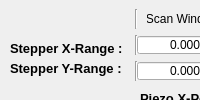
  <widget class="QDockWidget" name="scan_control_dockWidget">
   <property name="maximumSize">
    <size>
     <width>524287</width>
     <height>180</height>
    </size>
   </property>
   <property name="windowTitle">
    <string>Scan parameters</string>
   </property>
   <attribute name="dockWidgetArea">
    <number>8</number>
   </attribute>
   <widget class="QWidget" name="dockWidgetContents_3">
    <widget class="Line" name="line">
     <property name="geometry">
      <rect>
       <x>128</x>
       <y>9</y>
       <width>16</width>
       <height>20</height>
      </rect>
     </property>
     <property name="orientation">
      <enum>Qt::Vertical</enum>
     </property>
    </widget>
    <widget class="QLabel" name="scanrangeLabel">
     <property name="geometry">
      <rect>
       <x>147</x>
       <y>9</y>
       <width>71</width>
       <height>20</height>
      </rect>
     </property>
     <property name="text">
      <string>Scan Window</string>
     </property>
     <property name="alignment">
      <set>Qt::AlignCenter</set>
     </property>
    </widget>
    <widget class="Line" name="line_2">
     <property name="geometry">
      <rect>
       <x>128</x>
       <y>35</y>
       <width>16</width>
       <height>20</height>
      </rect>
     </property>
     <property name="orientation">
      <enum>Qt::Vertical</enum>
     </property>
    </widget>
    <widget class="ScienDSpinBox" name="x_min_InputWidget">
     <property name="geometry">
      <rect>
       <x>137</x>
       <y>35</y>
       <width>70</width>
       <height>20</height>
      </rect>
     </property>
     <property name="sizePolicy">
      <sizepolicy hsizetype="Expanding" vsizetype="Fixed">
       <horstretch>0</horstretch>
       <verstretch>0</verstretch>
      </sizepolicy>
     </property>
     <property name="minimumSize">
      <size>
       <width>70</width>
       <height>0</height>
      </size>
     </property>
     <property name="maximumSize">
      <size>
       <width>50</width>
       <height>16777215</height>
      </size>
     </property>
     <property name="mouseTracking">
      <bool>true</bool>
     </property>
     <property name="focusPolicy">
      <enum>Qt::WheelFocus</enum>
     </property>
     <property name="acceptDrops">
      <bool>true</bool>
     </property>
     <property name="toolTip">
      <string>&lt;html&gt;&lt;head/&gt;&lt;body&gt;&lt;p&gt;&lt;span style=&quot; font-size:10pt; font-weight:600;&quot;&gt;X_Min&lt;/span&gt;&lt;/p&gt;&lt;/body&gt;&lt;/html&gt;</string>
     </property>
     <property name="alignment">
      <set>Qt::AlignRight|Qt::AlignTrailing|Qt::AlignVCenter</set>
     </property>
     <property name="buttonSymbols">
      <enum>QAbstractSpinBox::NoButtons</enum>
     </property>
     <property name="accelerated">
      <bool>true</bool>
     </property>
     <property name="decimals">
      <number>3</number>
     </property>
     <property name="minimum">
      <double>-200.000000000000000</double>
     </property>
     <property name="maximum">
      <double>200.000000000000000</double>
     </property>
     <property name="singleStep">
      <double>0.100000000000000</double>
     </property>
    </widget>
    <widget class="ScienDSpinBox" name="x_max_InputWidget">
     <property name="geometry">
      <rect>
       <x>213</x>
       <y>35</y>
       <width>70</width>
       <height>20</height>
      </rect>
     </property>
     <property name="sizePolicy">
      <sizepolicy hsizetype="Expanding" vsizetype="Fixed">
       <horstretch>0</horstretch>
       <verstretch>0</verstretch>
      </sizepolicy>
     </property>
     <property name="minimumSize">
      <size>
       <width>70</width>
       <height>0</height>
      </size>
     </property>
     <property name="maximumSize">
      <size>
       <width>50</width>
       <height>16777215</height>
      </size>
     </property>
     <property name="mouseTracking">
      <bool>true</bool>
     </property>
     <property name="focusPolicy">
      <enum>Qt::WheelFocus</enum>
     </property>
     <property name="acceptDrops">
      <bool>true</bool>
     </property>
     <property name="toolTip">
      <string>&lt;html&gt;&lt;head/&gt;&lt;body&gt;&lt;p&gt;&lt;span style=&quot; font-size:10pt; font-weight:600;&quot;&gt;X_Max&lt;/span&gt;&lt;/p&gt;&lt;/body&gt;&lt;/html&gt;</string>
     </property>
     <property name="alignment">
      <set>Qt::AlignRight|Qt::AlignTrailing|Qt::AlignVCenter</set>
     </property>
     <property name="buttonSymbols">
      <enum>QAbstractSpinBox::NoButtons</enum>
     </property>
     <property name="accelerated">
      <bool>true</bool>
     </property>
     <property name="decimals">
      <number>3</number>
     </property>
     <property name="minimum">
      <double>-200.000000000000000</double>
     </property>
     <property name="maximum">
      <double>200.000000000000000</double>
     </property>
    </widget>
    <widget class="QSlider" name="x_SliderWidget">
     <property name="geometry">
      <rect>
       <x>289</x>
       <y>35</y>
       <width>411</width>
       <height>19</height>
      </rect>
     </property>
     <property name="minimumSize">
      <size>
       <width>150</width>
       <height>0</height>
      </size>
     </property>
     <property name="singleStep">
      <number>1</number>
     </property>
     <property name="orientation">
      <enum>Qt::Horizontal</enum>
     </property>
     <property name="tickPosition">
      <enum>QSlider::TicksAbove</enum>
     </property>
    </widget>
    <widget class="ScienDSpinBox" name="x_current_InputWidget">
     <property name="geometry">
      <rect>
       <x>720</x>
       <y>35</y>
       <width>70</width>
       <height>20</height>
      </rect>
     </property>
     <property name="sizePolicy">
      <sizepolicy hsizetype="Expanding" vsizetype="Fixed">
       <horstretch>0</horstretch>
       <verstretch>0</verstretch>
      </sizepolicy>
     </property>
     <property name="minimumSize">
      <size>
       <width>70</width>
       <height>0</height>
      </size>
     </property>
     <property name="maximumSize">
      <size>
       <width>50</width>
       <height>16777215</height>
      </size>
     </property>
     <property name="mouseTracking">
      <bool>true</bool>
     </property>
     <property name="focusPolicy">
      <enum>Qt::WheelFocus</enum>
     </property>
     <property name="acceptDrops">
      <bool>true</bool>
     </property>
     <property name="toolTip">
      <string>&lt;html&gt;&lt;head/&gt;&lt;body&gt;&lt;p&gt;&lt;span style=&quot; font-size:10pt; font-weight:600;&quot;&gt;X-position&lt;/span&gt;&lt;/p&gt;&lt;/body&gt;&lt;/html&gt;</string>
     </property>
     <property name="alignment">
      <set>Qt::AlignRight|Qt::AlignTrailing|Qt::AlignVCenter</set>
     </property>
     <property name="buttonSymbols">
      <enum>QAbstractSpinBox::NoButtons</enum>
     </property>
     <property name="accelerated">
      <bool>true</bool>
     </property>
     <property name="decimals">
      <number>3</number>
     </property>
     <property name="minimum">
      <double>-1000.000000000000000</double>
     </property>
     <property name="maximum">
      <double>1000.000000000000000</double>
     </property>
     <property name="singleStep">
      <double>0.010000000000000</double>
     </property>
    </widget>
    <widget class="Line" name="line_3">
     <property name="geometry">
      <rect>
       <x>128</x>
       <y>61</y>
       <width>16</width>
       <height>20</height>
      </rect>
     </property>
     <property name="orientation">
      <enum>Qt::Vertical</enum>
     </property>
    </widget>
    <widget class="ScienDSpinBox" name="y_min_InputWidget">
     <property name="geometry">
      <rect>
       <x>137</x>
       <y>61</y>
       <width>70</width>
       <height>20</height>
      </rect>
     </property>
     <property name="sizePolicy">
      <sizepolicy hsizetype="Expanding" vsizetype="Fixed">
       <horstretch>0</horstretch>
       <verstretch>0</verstretch>
      </sizepolicy>
     </property>
     <property name="minimumSize">
      <size>
       <width>70</width>
       <height>0</height>
      </size>
     </property>
     <property name="maximumSize">
      <size>
       <width>50</width>
       <height>16777215</height>
      </size>
     </property>
     <property name="mouseTracking">
      <bool>true</bool>
     </property>
     <property name="focusPolicy">
      <enum>Qt::WheelFocus</enum>
     </property>
     <property name="acceptDrops">
      <bool>true</bool>
     </property>
     <property name="toolTip">
      <string>&lt;html&gt;&lt;head/&gt;&lt;body&gt;&lt;p&gt;&lt;span style=&quot; font-size:10pt; font-weight:600;&quot;&gt;Y_Min&lt;/span&gt;&lt;/p&gt;&lt;/body&gt;&lt;/html&gt;</string>
     </property>
     <property name="alignment">
      <set>Qt::AlignRight|Qt::AlignTrailing|Qt::AlignVCenter</set>
     </property>
     <property name="buttonSymbols">
      <enum>QAbstractSpinBox::NoButtons</enum>
     </property>
     <property name="accelerated">
      <bool>true</bool>
     </property>
     <property name="decimals">
      <number>3</number>
     </property>
     <property name="minimum">
      <double>-200.000000000000000</double>
     </property>
     <property name="maximum">
      <double>200.000000000000000</double>
     </property>
    </widget>
    <widget class="ScienDSpinBox" name="y_max_InputWidget">
     <property name="geometry">
      <rect>
       <x>213</x>
       <y>61</y>
       <width>70</width>
       <height>20</height>
      </rect>
     </property>
     <property name="sizePolicy">
      <sizepolicy hsizetype="Expanding" vsizetype="Fixed">
       <horstretch>0</horstretch>
       <verstretch>0</verstretch>
      </sizepolicy>
     </property>
     <property name="minimumSize">
      <size>
       <width>70</width>
       <height>0</height>
      </size>
     </property>
     <property name="maximumSize">
      <size>
       <width>50</width>
       <height>16777215</height>
      </size>
     </property>
     <property name="mouseTracking">
      <bool>true</bool>
     </property>
     <property name="focusPolicy">
      <enum>Qt::WheelFocus</enum>
     </property>
     <property name="acceptDrops">
      <bool>true</bool>
     </property>
     <property name="toolTip">
      <string>&lt;html&gt;&lt;head/&gt;&lt;body&gt;&lt;p&gt;&lt;span style=&quot; font-size:10pt; font-weight:600;&quot;&gt;Y_Max&lt;/span&gt;&lt;/p&gt;&lt;/body&gt;&lt;/html&gt;</string>
     </property>
     <property name="alignment">
      <set>Qt::AlignRight|Qt::AlignTrailing|Qt::AlignVCenter</set>
     </property>
     <property name="buttonSymbols">
      <enum>QAbstractSpinBox::NoButtons</enum>
     </property>
     <property name="accelerated">
      <bool>true</bool>
     </property>
     <property name="decimals">
      <number>3</number>
     </property>
     <property name="minimum">
      <double>-200.000000000000000</double>
     </property>
     <property name="maximum">
      <double>200.000000000000000</double>
     </property>
    </widget>
    <widget class="QSlider" name="y_SliderWidget">
     <property name="geometry">
      <rect>
       <x>289</x>
       <y>61</y>
       <width>411</width>
       <height>19</height>
      </rect>
     </property>
     <property name="sizePolicy">
      <sizepolicy hsizetype="Expanding" vsizetype="Fixed">
       <horstretch>0</horstretch>
       <verstretch>0</verstretch>
      </sizepolicy>
     </property>
     <property name="minimumSize">
      <size>
       <width>150</width>
       <height>0</height>
      </size>
     </property>
     <property name="sizeIncrement">
      <size>
       <width>0</width>
       <height>0</height>
      </size>
     </property>
     <property name="baseSize">
      <size>
       <width>0</width>
       <height>0</height>
      </size>
     </property>
     <property name="focusPolicy">
      <enum>Qt::StrongFocus</enum>
     </property>
     <property name="orientation">
      <enum>Qt::Horizontal</enum>
     </property>
     <property name="tickPosition">
      <enum>QSlider::TicksAbove</enum>
     </property>
    </widget>
    <widget class="ScienDSpinBox" name="y_current_InputWidget">
     <property name="geometry">
      <rect>
       <x>720</x>
       <y>60</y>
       <width>70</width>
       <height>20</height>
      </rect>
     </property>
     <property name="sizePolicy">
      <sizepolicy hsizetype="Expanding" vsizetype="Fixed">
       <horstretch>0</horstretch>
       <verstretch>0</verstretch>
      </sizepolicy>
     </property>
     <property name="minimumSize">
      <size>
       <width>70</width>
       <height>0</height>
      </size>
     </property>
     <property name="maximumSize">
      <size>
       <width>50</width>
       <height>16777215</height>
      </size>
     </property>
     <property name="mouseTracking">
      <bool>true</bool>
     </property>
     <property name="focusPolicy">
      <enum>Qt::WheelFocus</enum>
     </property>
     <property name="acceptDrops">
      <bool>true</bool>
     </property>
     <property name="toolTip">
      <string>&lt;html&gt;&lt;head/&gt;&lt;body&gt;&lt;p&gt;&lt;span style=&quot; font-size:10pt; font-weight:600;&quot;&gt;Y-position&lt;/span&gt;&lt;/p&gt;&lt;/body&gt;&lt;/html&gt;</string>
     </property>
     <property name="alignment">
      <set>Qt::AlignRight|Qt::AlignTrailing|Qt::AlignVCenter</set>
     </property>
     <property name="buttonSymbols">
      <enum>QAbstractSpinBox::NoButtons</enum>
     </property>
     <property name="accelerated">
      <bool>true</bool>
     </property>
     <property name="decimals">
      <number>3</number>
     </property>
     <property name="minimum">
      <double>-1000.000000000000000</double>
     </property>
     <property name="maximum">
      <double>1000.000000000000000</double>
     </property>
     <property name="singleStep">
      <double>0.010000000000000</double>
     </property>
    </widget>
    <widget class="QSlider" name="xp_SliderWidget">
     <property name="geometry">
      <rect>
       <x>289</x>
       <y>85</y>
       <width>411</width>
       <height>19</height>
      </rect>
     </property>
     <property name="minimumSize">
      <size>
       <width>150</width>
       <height>0</height>
      </size>
     </property>
     <property name="orientation">
      <enum>Qt::Horizontal</enum>
     </property>
    </widget>
    <widget class="ScienDSpinBox" name="xp_current_InputWidget">
     <property name="geometry">
      <rect>
       <x>720</x>
       <y>85</y>
       <width>70</width>
       <height>20</height>
      </rect>
     </property>
     <property name="sizePolicy">
      <sizepolicy hsizetype="Expanding" vsizetype="Fixed">
       <horstretch>0</horstretch>
       <verstretch>0</verstretch>
      </sizepolicy>
     </property>
     <property name="minimumSize">
      <size>
       <width>70</width>
       <height>0</height>
      </size>
     </property>
     <property name="maximumSize">
      <size>
       <width>50</width>
       <height>16777215</height>
      </size>
     </property>
     <property name="mouseTracking">
      <bool>true</bool>
     </property>
     <property name="focusPolicy">
      <enum>Qt::WheelFocus</enum>
     </property>
     <property name="acceptDrops">
      <bool>true</bool>
     </property>
     <property name="toolTip">
      <string>&lt;html&gt;&lt;head/&gt;&lt;body&gt;&lt;p&gt;&lt;span style=&quot; font-size:10pt; font-weight:600;&quot;&gt;Z-position&lt;/span&gt;&lt;/p&gt;&lt;/body&gt;&lt;/html&gt;</string>
     </property>
     <property name="alignment">
      <set>Qt::AlignRight|Qt::AlignTrailing|Qt::AlignVCenter</set>
     </property>
     <property name="buttonSymbols">
      <enum>QAbstractSpinBox::NoButtons</enum>
     </property>
     <property name="decimals">
      <number>3</number>
     </property>
     <property name="minimum">
      <double>-1000.000000000000000</double>
     </property>
     <property name="maximum">
      <double>1000.000000000000000</double>
     </property>
     <property name="singleStep">
      <double>0.010000000000000</double>
     </property>
    </widget>
    <widget class="QLabel" name="superpxLabel">
     <property name="geometry">
      <rect>
       <x>820</x>
       <y>10</y>
       <width>57</width>
       <height>16</height>
      </rect>
     </property>
     <property name="text">
      <string>Superpixel</string>
     </property>
     <property name="alignment">
      <set>Qt::AlignCenter</set>
     </property>
    </widget>
    <widget class="QLabel" name="spx_sizeLabel">
     <property name="geometry">
      <rect>
       <x>810</x>
       <y>50</y>
       <width>81</width>
       <height>16</height>
      </rect>
     </property>
     <property name="sizePolicy">
      <sizepolicy hsizetype="Fixed" vsizetype="Preferred">
       <horstretch>0</horstretch>
       <verstretch>0</verstretch>
      </sizepolicy>
     </property>
     <property name="font">
      <font>
       <pointsize>10</pointsize>
       <weight>75</weight>
       <bold>true</bold>
      </font>
     </property>
     <property name="text">
      <string>Resolution :</string>
     </property>
     <property name="scaledContents">
      <bool>false</bool>
     </property>
    </widget>
    <widget class="QLabel" name="spx_overlapLabel">
     <property name="geometry">
      <rect>
       <x>810</x>
       <y>80</y>
       <width>61</width>
       <height>16</height>
      </rect>
     </property>
     <property name="sizePolicy">
      <sizepolicy hsizetype="Fixed" vsizetype="Preferred">
       <horstretch>0</horstretch>
       <verstretch>0</verstretch>
      </sizepolicy>
     </property>
     <property name="font">
      <font>
       <pointsize>10</pointsize>
       <weight>75</weight>
       <bold>true</bold>
      </font>
     </property>
     <property name="text">
      <string>Overlap :</string>
     </property>
    </widget>
    <widget class="QSpinBox" name="spx_size_InputWidget">
     <property name="geometry">
      <rect>
       <x>900</x>
       <y>50</y>
       <width>50</width>
       <height>20</height>
      </rect>
     </property>
     <property name="sizePolicy">
      <sizepolicy hsizetype="Expanding" vsizetype="Fixed">
       <horstretch>0</horstretch>
       <verstretch>0</verstretch>
      </sizepolicy>
     </property>
     <property name="maximumSize">
      <size>
       <width>50</width>
       <height>16777215</height>
      </size>
     </property>
     <property name="mouseTracking">
      <bool>true</bool>
     </property>
     <property name="focusPolicy">
      <enum>Qt::WheelFocus</enum>
     </property>
     <property name="acceptDrops">
      <bool>true</bool>
     </property>
     <property name="toolTip">
      <string>&lt;html&gt;&lt;head/&gt;&lt;body&gt;&lt;p&gt;&lt;span style=&quot; font-size:10pt; font-weight:600;&quot;&gt;XY-Resolution&lt;/span&gt;&lt;/p&gt;&lt;/body&gt;&lt;/html&gt;</string>
     </property>
     <property name="alignment">
      <set>Qt::AlignRight|Qt::AlignTrailing|Qt::AlignVCenter</set>
     </property>
     <property name="buttonSymbols">
      <enum>QAbstractSpinBox::NoButtons</enum>
     </property>
     <property name="accelerated">
      <bool>true</bool>
     </property>
     <property name="minimum">
      <number>2</number>
     </property>
     <property name="maximum">
      <number>10000</number>
     </property>
     <property name="value">
      <number>100</number>
     </property>
    </widget>
    <widget class="QDoubleSpinBox" name="spx_overlap_InputWidget">
     <property name="geometry">
      <rect>
       <x>900</x>
       <y>80</y>
       <width>50</width>
       <height>21</height>
      </rect>
     </property>
     <property name="sizePolicy">
      <sizepolicy hsizetype="Expanding" vsizetype="Fixed">
       <horstretch>0</horstretch>
       <verstretch>0</verstretch>
      </sizepolicy>
     </property>
     <property name="maximumSize">
      <size>
       <width>50</width>
       <height>16777215</height>
      </size>
     </property>
     <property name="mouseTracking">
      <bool>true</bool>
     </property>
     <property name="focusPolicy">
      <enum>Qt::WheelFocus</enum>
     </property>
     <property name="acceptDrops">
      <bool>true</bool>
     </property>
     <property name="toolTip">
      <string>&lt;html&gt;&lt;head/&gt;&lt;body&gt;&lt;p&gt;&lt;span style=&quot; font-size:10pt; font-weight:600;&quot;&gt;XY-Resolution&lt;/span&gt;&lt;/p&gt;&lt;/body&gt;&lt;/html&gt;</string>
     </property>
     <property name="alignment">
      <set>Qt::AlignRight|Qt::AlignTrailing|Qt::AlignVCenter</set>
     </property>
     <property name="buttonSymbols">
      <enum>QAbstractSpinBox::NoButtons</enum>
     </property>
     <property name="accelerated">
      <bool>true</bool>
     </property>
    </widget>
    <widget class="Line" name="line_5">
     <property name="geometry">
      <rect>
       <x>800</x>
       <y>10</y>
       <width>16</width>
       <height>20</height>
      </rect>
     </property>
     <property name="orientation">
      <enum>Qt::Vertical</enum>
     </property>
    </widget>
    <widget class="QLabel" name="x_rangeLabel">
     <property name="geometry">
      <rect>
       <x>10</x>
       <y>40</y>
       <width>121</width>
       <height>16</height>
      </rect>
     </property>
     <property name="sizePolicy">
      <sizepolicy hsizetype="Fixed" vsizetype="Preferred">
       <horstretch>0</horstretch>
       <verstretch>0</verstretch>
      </sizepolicy>
     </property>
     <property name="font">
      <font>
       <pointsize>10</pointsize>
       <weight>75</weight>
       <bold>true</bold>
      </font>
     </property>
     <property name="text">
      <string>Stepper X-Range :</string>
     </property>
     <property name="scaledContents">
      <bool>false</bool>
     </property>
    </widget>
    <widget class="QLabel" name="y_rangeLabel">
     <property name="geometry">
      <rect>
       <x>10</x>
       <y>60</y>
       <width>121</width>
       <height>16</height>
      </rect>
     </property>
     <property name="sizePolicy">
      <sizepolicy hsizetype="Fixed" vsizetype="Preferred">
       <horstretch>0</horstretch>
       <verstretch>0</verstretch>
      </sizepolicy>
     </property>
     <property name="font">
      <font>
       <pointsize>10</pointsize>
       <weight>75</weight>
       <bold>true</bold>
      </font>
     </property>
     <property name="text">
      <string>Stepper Y-Range :</string>
     </property>
     <property name="scaledContents">
      <bool>false</bool>
     </property>
    </widget>
    <widget class="QLabel" name="x_posLabel">
     <property name="geometry">
      <rect>
       <x>140</x>
       <y>90</y>
       <width>141</width>
       <height>16</height>
      </rect>
     </property>
     <property name="sizePolicy">
      <sizepolicy hsizetype="Fixed" vsizetype="Preferred">
       <horstretch>0</horstretch>
       <verstretch>0</verstretch>
      </sizepolicy>
     </property>
     <property name="font">
      <font>
       <pointsize>10</pointsize>
       <weight>75</weight>
       <bold>true</bold>
      </font>
     </property>
     <property name="text">
      <string>Piezo X-Position :</string>
     </property>
     <property name="scaledContents">
      <bool>false</bool>
     </property>
    </widget>
    <widget class="QLabel" name="y_posLabel">
     <property name="geometry">
      <rect>
       <x>140</x>
       <y>110</y>
       <width>141</width>
       <height>16</height>
      </rect>
     </property>
     <property name="sizePolicy">
      <sizepolicy hsizetype="Fixed" vsizetype="Preferred">
       <horstretch>0</horstretch>
       <verstretch>0</verstretch>
      </sizepolicy>
     </property>
     <property name="font">
      <font>
       <pointsize>10</pointsize>
       <weight>75</weight>
       <bold>true</bold>
      </font>
     </property>
     <property name="text">
      <string>Piezo Y-Position :</string>
     </property>
     <property name="scaledContents">
      <bool>false</bool>
     </property>
    </widget>
    <widget class="QLabel" name="z_posLabel">
     <property name="geometry">
      <rect>
       <x>140</x>
       <y>130</y>
       <width>141</width>
       <height>16</height>
      </rect>
     </property>
     <property name="sizePolicy">
      <sizepolicy hsizetype="Fixed" vsizetype="Preferred">
       <horstretch>0</horstretch>
       <verstretch>0</verstretch>
      </sizepolicy>
     </property>
     <property name="font">
      <font>
       <pointsize>10</pointsize>
       <weight>75</weight>
       <bold>true</bold>
      </font>
     </property>
     <property name="text">
      <string>Piezo Z-Position :</string>
     </property>
     <property name="scaledContents">
      <bool>false</bool>
     </property>
    </widget>
    <widget class="QSlider" name="yp_SliderWidget">
     <property name="geometry">
      <rect>
       <x>289</x>
       <y>110</y>
       <width>411</width>
       <height>19</height>
      </rect>
     </property>
     <property name="minimumSize">
      <size>
       <width>150</width>
       <height>0</height>
      </size>
     </property>
     <property name="orientation">
      <enum>Qt::Horizontal</enum>
     </property>
    </widget>
    <widget class="QSlider" name="z_SliderWidget">
     <property name="geometry">
      <rect>
       <x>289</x>
       <y>135</y>
       <width>411</width>
       <height>19</height>
      </rect>
     </property>
     <property name="minimumSize">
      <size>
       <width>150</width>
       <height>0</height>
      </size>
     </property>
     <property name="orientation">
      <enum>Qt::Horizontal</enum>
     </property>
    </widget>
    <widget class="ScienDSpinBox" name="yp_current_InputWidget">
     <property name="geometry">
      <rect>
       <x>720</x>
       <y>110</y>
       <width>70</width>
       <height>20</height>
      </rect>
     </property>
     <property name="sizePolicy">
      <sizepolicy hsizetype="Expanding" vsizetype="Fixed">
       <horstretch>0</horstretch>
       <verstretch>0</verstretch>
      </sizepolicy>
     </property>
     <property name="minimumSize">
      <size>
       <width>70</width>
       <height>0</height>
      </size>
     </property>
     <property name="maximumSize">
      <size>
       <width>50</width>
       <height>16777215</height>
      </size>
     </property>
     <property name="mouseTracking">
      <bool>true</bool>
     </property>
     <property name="focusPolicy">
      <enum>Qt::WheelFocus</enum>
     </property>
     <property name="acceptDrops">
      <bool>true</bool>
     </property>
     <property name="toolTip">
      <string>&lt;html&gt;&lt;head/&gt;&lt;body&gt;&lt;p&gt;&lt;span style=&quot; font-size:10pt; font-weight:600;&quot;&gt;Z-position&lt;/span&gt;&lt;/p&gt;&lt;/body&gt;&lt;/html&gt;</string>
     </property>
     <property name="alignment">
      <set>Qt::AlignRight|Qt::AlignTrailing|Qt::AlignVCenter</set>
     </property>
     <property name="buttonSymbols">
      <enum>QAbstractSpinBox::NoButtons</enum>
     </property>
     <property name="decimals">
      <number>3</number>
     </property>
     <property name="minimum">
      <double>-1000.000000000000000</double>
     </property>
     <property name="maximum">
      <double>1000.000000000000000</double>
     </property>
     <property name="singleStep">
      <double>0.010000000000000</double>
     </property>
    </widget>
    <widget class="ScienDSpinBox" name="z_current_InputWidget">
     <property name="geometry">
      <rect>
       <x>720</x>
       <y>135</y>
       <width>70</width>
       <height>20</height>
      </rect>
     </property>
     <property name="sizePolicy">
      <sizepolicy hsizetype="Expanding" vsizetype="Fixed">
       <horstretch>0</horstretch>
       <verstretch>0</verstretch>
      </sizepolicy>
     </property>
     <property name="minimumSize">
      <size>
       <width>70</width>
       <height>0</height>
      </size>
     </property>
     <property name="maximumSize">
      <size>
       <width>50</width>
       <height>16777215</height>
      </size>
     </property>
     <property name="mouseTracking">
      <bool>true</bool>
     </property>
     <property name="focusPolicy">
      <enum>Qt::WheelFocus</enum>
     </property>
     <property name="acceptDrops">
      <bool>true</bool>
     </property>
     <property name="toolTip">
      <string>&lt;html&gt;&lt;head/&gt;&lt;body&gt;&lt;p&gt;&lt;span style=&quot; font-size:10pt; font-weight:600;&quot;&gt;Z-position&lt;/span&gt;&lt;/p&gt;&lt;/body&gt;&lt;/html&gt;</string>
     </property>
     <property name="alignment">
      <set>Qt::AlignRight|Qt::AlignTrailing|Qt::AlignVCenter</set>
     </property>
     <property name="buttonSymbols">
      <enum>QAbstractSpinBox::NoButtons</enum>
     </property>
     <property name="decimals">
      <number>3</number>
     </property>
     <property name="minimum">
      <double>-1000.000000000000000</double>
     </property>
     <property name="maximum">
      <double>1000.000000000000000</double>
     </property>
     <property name="singleStep">
      <double>0.010000000000000</double>
     </property>
    </widget>
   </widget>
  </widget>
